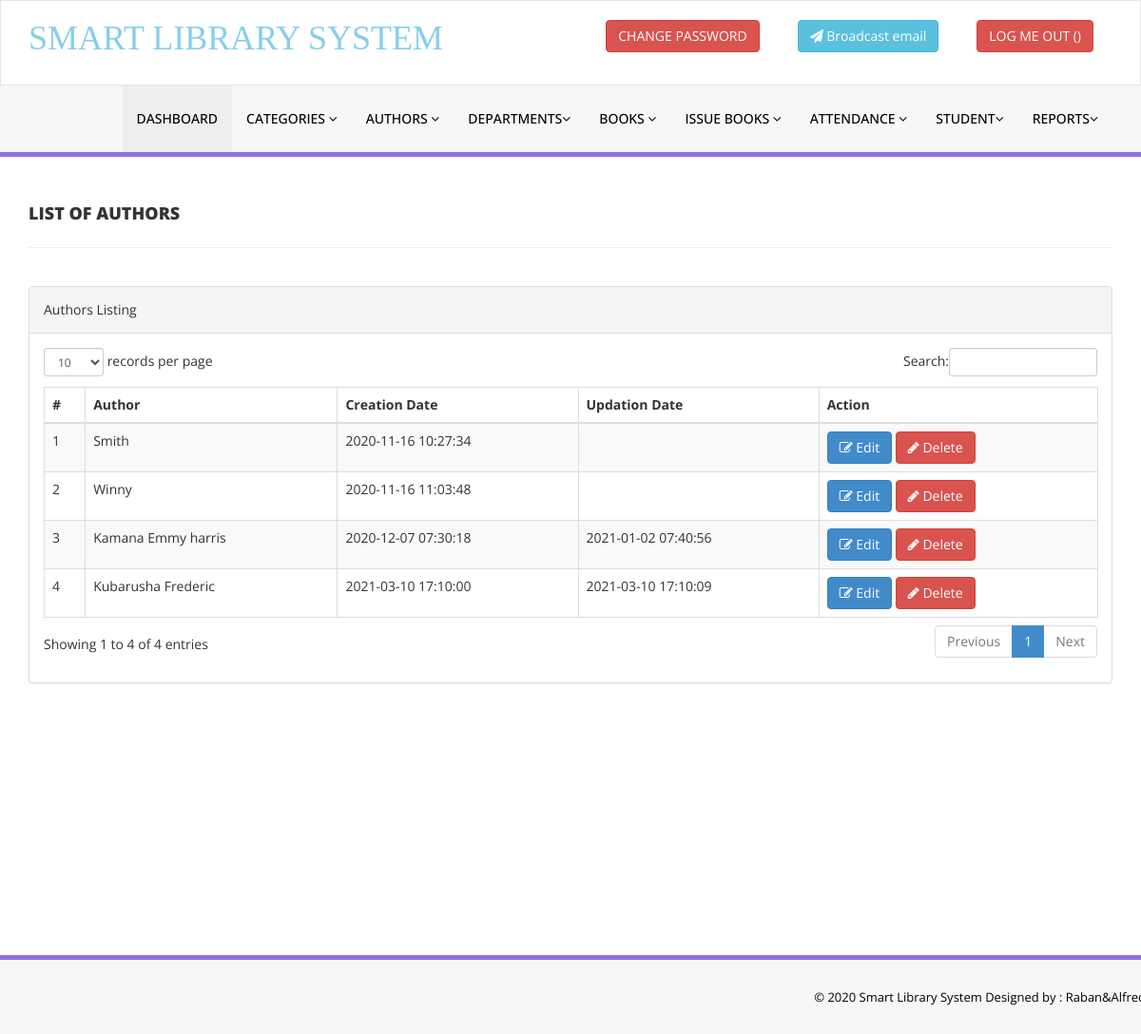
Screenshot of /admin/manage-authors.php (signed in) with the database file from the repository.
### tables this page shows
CREATE TABLE `tblauthors` (
  `id` int(11) NOT NULL AUTO_INCREMENT,
  `AuthorName` varchar(159) DEFAULT NULL,
  `creationDate` timestamp NULL DEFAULT CURRENT_TIMESTAMP,
  `UpdationDate` timestamp NULL DEFAULT NULL ON UPDATE CURRENT_TIMESTAMP,
  PRIMARY KEY (`id`)
);

### admin/manage-authors.php (the view, shortened to what this page needs)
<?php
include('includes/config.php');
if(strlen($_SESSION['alogin'])==0)
    {
header('location:index.php');
}
else{
    ?>
<!DOCTYPE html>
<html xmlns="http://www.w3.org/1999/xhtml">
<head>
    <link href="assets/css/bootstrap.css" rel="stylesheet" />
    <link href="assets/css/font-awesome.css" rel="stylesheet" />
    <link href="assets/js/dataTables/dataTables.bootstrap.css" rel="stylesheet" />
    <link href="assets/css/style.css" rel="stylesheet" />
</head>
<body>
<?php include('includes/header.php');?>
    <div class="content-wrapper">
         <div class="container">
        <div class="row pad-botm">
            <div class="col-md-12">
                <h4 class="header-line">List of Authors</h4>
    </div>
     <div class="row">
</div>
        </div>
            <div class="row">
                <div class="col-md-12">
                    <div class="panel panel-default">
                        <div class="panel-heading">
                           Authors Listing
                        </div>
                        <div class="panel-body">
                            <div class="table-responsive">
                                <table class="table table-striped table-bordered table-hover" id="dataTables-example">
                                    <thead>
                                        <tr>
                                            <th>#</th>
                                            <th>Author</th>
                                            <th>Creation Date</th>
                                            <th>Updation Date</th>
                                            <th>Action</th>
                                        </tr>
                                    </thead>
                                    <tbody>
<?php $sql = "SELECT * from  tblauthors";
$query = $dbh -> prepare($sql);
$query->execute();
$results=$query->fetchAll(PDO::FETCH_OBJ);
$cnt=1;
if($query->rowCount() > 0)
{
foreach($results as $result)
{               ?>
                                        <tr class="odd gradeX">
                                            <td class="center"><?php echo htmlentities($cnt);?></td>
                                            <td class="center"><?php echo htmlentities($result->AuthorName);?></td>
                                            <td class="center"><?php echo htmlentities($result->creationDate);?></td>
                                            <td class="center"><?php echo htmlentities($result->UpdationDate);?></td>
                                            <td class="center">
                                            <a href="edit-author.php?athrid=<?php echo htmlentities($result->id);?>"><button class="btn btn-primary"><i class="fa fa-edit "></i> Edit</button>
                                          <a href="manage-authors.php?del=<?php echo htmlentities($result->id);?>" onclick="return confirm('Are you sure you want to delete?');"" >  <button class="btn btn-danger"><i class="fa fa-pencil"></i> Delete</button>
                                            </td>
                                        </tr>
 <?php $cnt=$cnt+1;}} ?>
                                    </tbody>
                                </table>
                            </div>
                        </div>
                    </div>
                </div>
            </div>
    </div>
    </div>
  <?php include('includes/footer.php');?>
</body>
</html>
<?php } ?>

### admin/assets/css/style.css (style rules this page uses)
.content-wrapper { margin-top: 40px; min-height:800px; padding-bottom:90px; }
.header-line { font-weight:900; padding-bottom:25px; border-bottom:1px solid #eeeeee; text-transform:uppercase; }
.pad-botm { padding-bottom:30px; }

### rows the page displays
tblauthors: AuthorName "Smith", creationDate "2020-11-16 10:27:34"
tblauthors: AuthorName "Winny", creationDate "2020-11-16 11:03:48"
tblauthors: AuthorName "Kamana Emmy harris", creationDate "2020-12-07 07:30:18", UpdationDate "2021-01-02 07:40:56"
tblauthors: AuthorName "Kubarusha Frederic", creationDate "2021-03-10 17:10:00", UpdationDate "2021-03-10 17:10:09"
